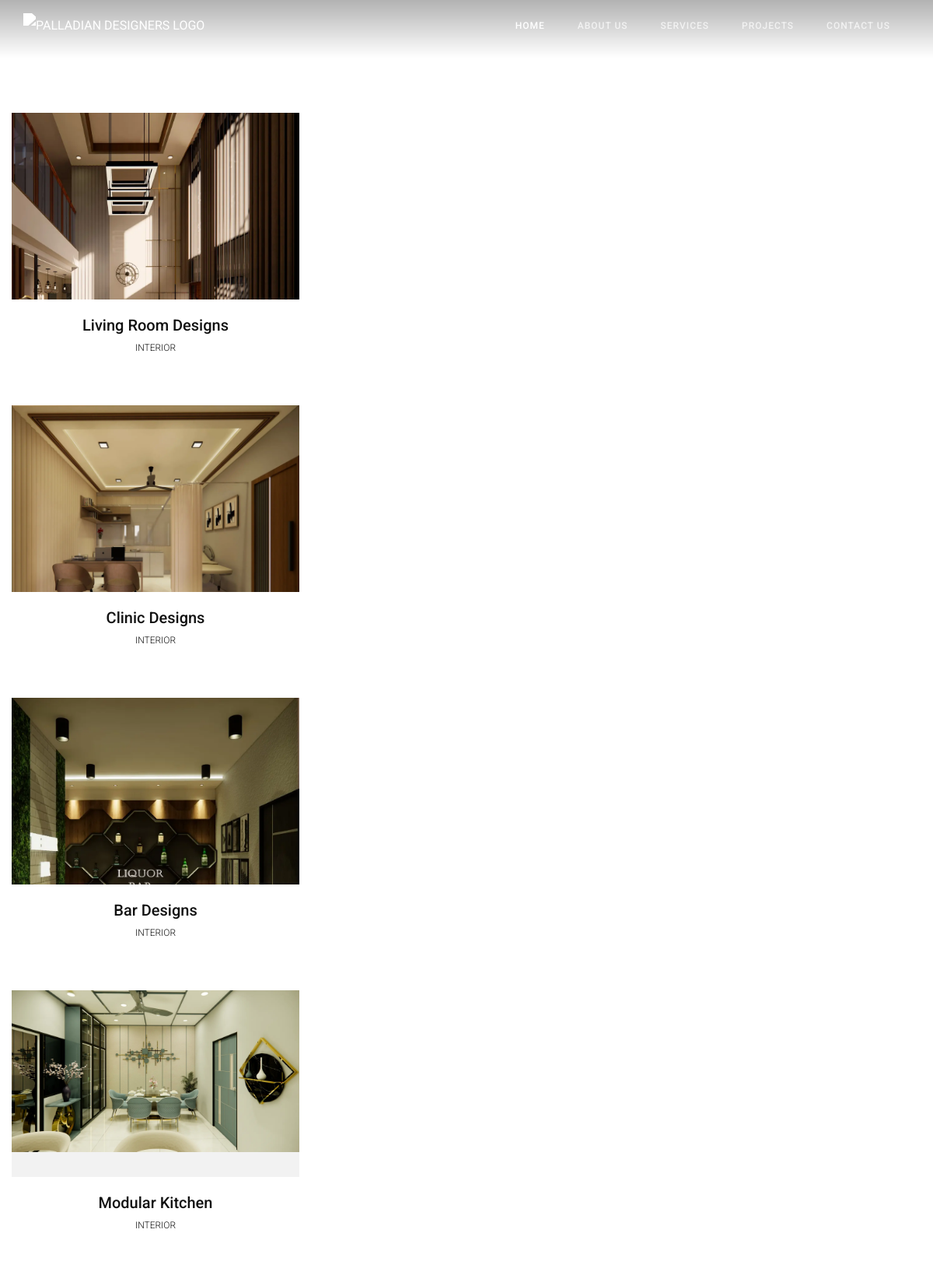
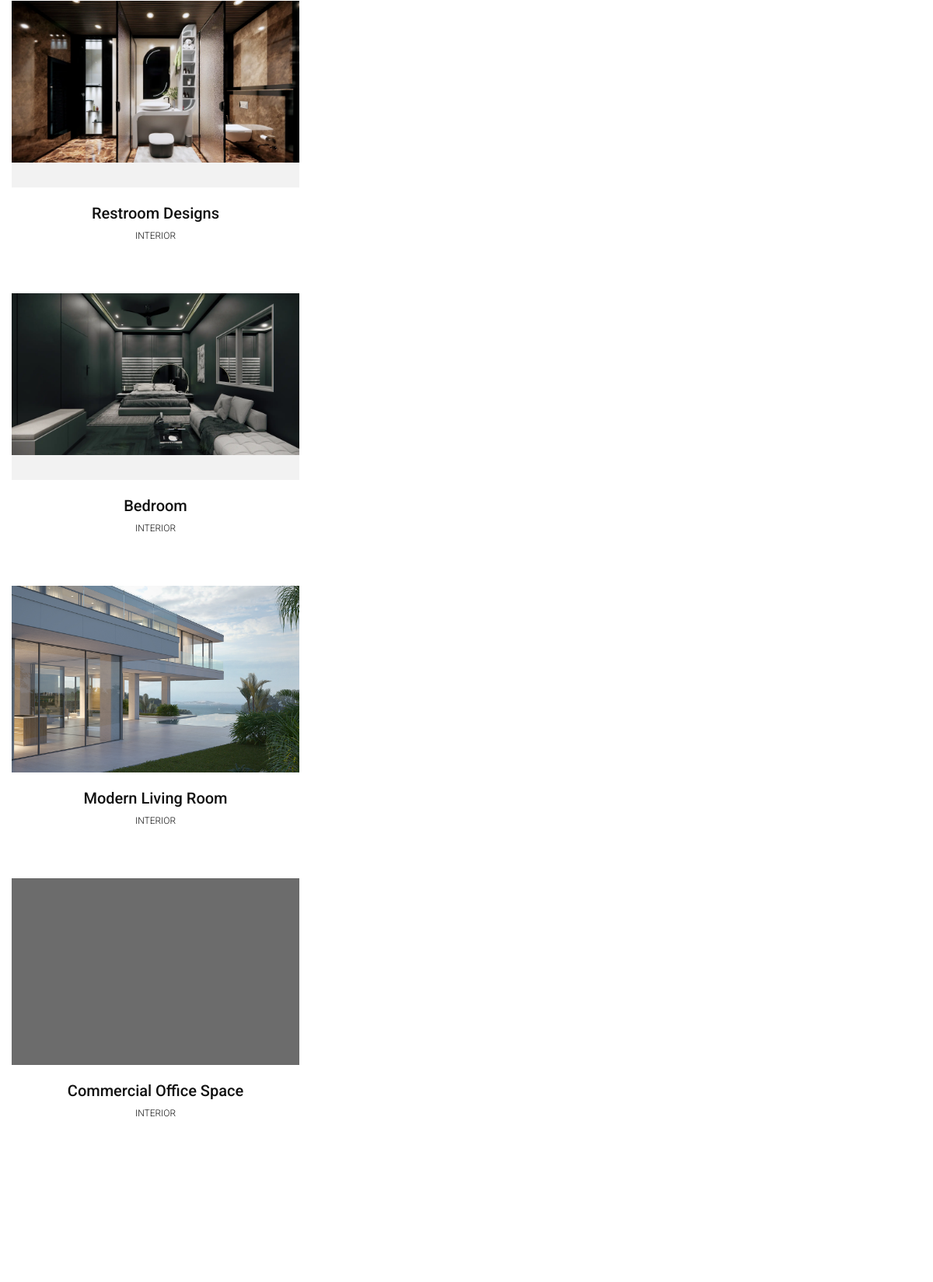
Screenshot of /project-cat/6/ (upper part) with the database file from the repository (2 pictures, top to bottom).
### core/models.py (models this page shows, shortened)
class BaseModel(models.Model):
    created_at = models.DateTimeField(auto_now_add = True, blank = True, null = True)
    updated_at = models.DateField(auto_now = True, blank = True, null = True)
    class Meta:
        abstract = True

class Project(BaseModel):
    project_category = models.ForeignKey(ProjectCategory, on_delete = models.CASCADE, related_name="project_cat")
    title = models.CharField(max_length = 100)
    slug = models.SlugField(unique=True, blank=True)
    is_featured = models.BooleanField(default=False)
    year = models.IntegerField()
    description = models.TextField()
    project_banner_image = ResizedImageField(force_format="WEBP", quality=75, upload_to="project_images/")

class ProjectCategory(BaseModel):
    title = models.CharField(max_length = 100)
    def __str__(self) -> str:
        return self.title
    class Meta:
        ordering = ("title",)

### core/views.py (the view)
# urls.py: path('project-cat/<int:cat_id>/', project_view, name="project-cat"),
def project_view(request, cat_id):
    projects = Project.objects.filter(project_category__id = cat_id)
    context = {
        "project_cat": projects,
        "header_dark": True,
    }
    return render(request, 'project.html', context)

### core/context_processors.py (called while the page is built)
def footer(request):
    current_year = datetime.now().year
    footer_content = FooterContent.objects.first()
    return {"footer_content": footer_content, "current_year": current_year}

### templates/project.html (shortened to what this page needs)
{% extends "base.html" %}
{% load static %}
{% block content %}
    <div class="container no-padd margin-lg-145t margin-lg-145b margin-sm-100t margin-sm-70b">
        <div class="row-fluid  ">
            <div class="col-sm-12 no-padd">
                <div data-unique-key="d30797fabd788147235e48099dfaacc0" class="js-load-more" data-start-page="1"
                    data-max-page="3" data-next-link="work-grid/page/2.html">
                    <div class="row prague_grid prague_count_col3 prague_gap_col15 js-load-more-block no-footer-content prague-load-wrapper"
                        data-columns="prague_count_col3" data-gap="prague_gap_col15">
                        {% if project_cat %}
                        {% for proj in project_cat %}
                            <div class="portfolio-item-wrapp portfolio-item-paralax js-filter-simple-block p_f_d7a8462 p_f_ddba60a p_f_aebfe46 ">
                                <div class="portfolio-item">
                                    <div class="project-grid-wrapper">
                                        <a class="project-grid-item-img-link" href="{% url 'project-details' proj.slug %}" target="_self">
                                            <div class="project-grid-item-img">
                                                <img src="/media/{{proj.project_banner_image}}"
                                                    class="s-img-switch wp-post-image" alt="seascape-villa image" />
                                            </div>
                                        </a>
                                        <div class="project-grid-item-content">
                                            <h4 class="project-grid-item-title"><a href="{% url 'project-details' proj.slug %}" target="_self">{{proj.title}}</a></h4>
                                            <div class="project-grid-item-category">{{proj.project_category}}</div>
                                        </div>
                                    </div>
                                </div>
                            </div>
                        {% endfor %}
                        {% endif %}
                    </div>
                </div>
            </div>
        </div>
    </div>
{% endblock content %}

### static/css/unit-test.css (style rules this page uses)
* { font-size: 16px; line-height: 32px; font-weight: 400; -ms-word-wrap: break-word; word-wrap: break-word; }
h4 { font-size: 19px; }
h1, h2, h3, h4, h5, h6 { margin: 10px 0; }
img { height: auto; max-width: 100%; vertical-align: middle; }
img { border: 0; }

### rows the page displays
Project: project_banner_image (picture), title "Living Room Designs", project_category "INTERIOR"
Project: project_banner_image (picture), title "Clinic Designs", project_category "INTERIOR"
Project: project_banner_image (picture), title "Bar Designs", project_category "INTERIOR"
Project: project_banner_image (picture), title "Modular Kitchen", project_category "INTERIOR"
Project: project_banner_image (picture), title "Restroom Designs", project_category "INTERIOR"
Project: project_banner_image (picture), title "Bedroom", project_category "INTERIOR"
Project: project_banner_image (picture), title "Modern Living Room", project_category "INTERIOR"
Project: project_banner_image (picture), title "Commercial Office Space", project_category "INTERIOR"
